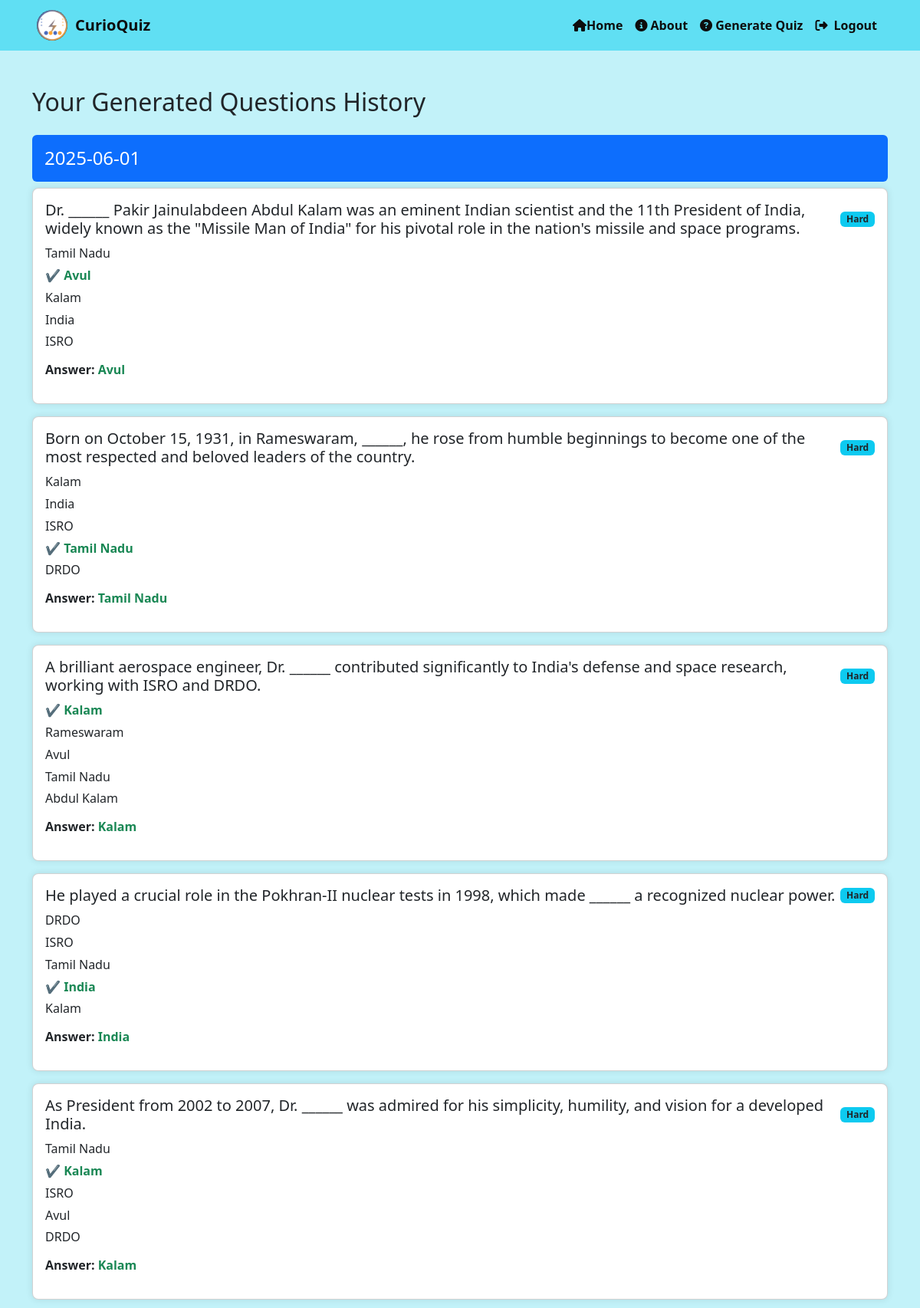
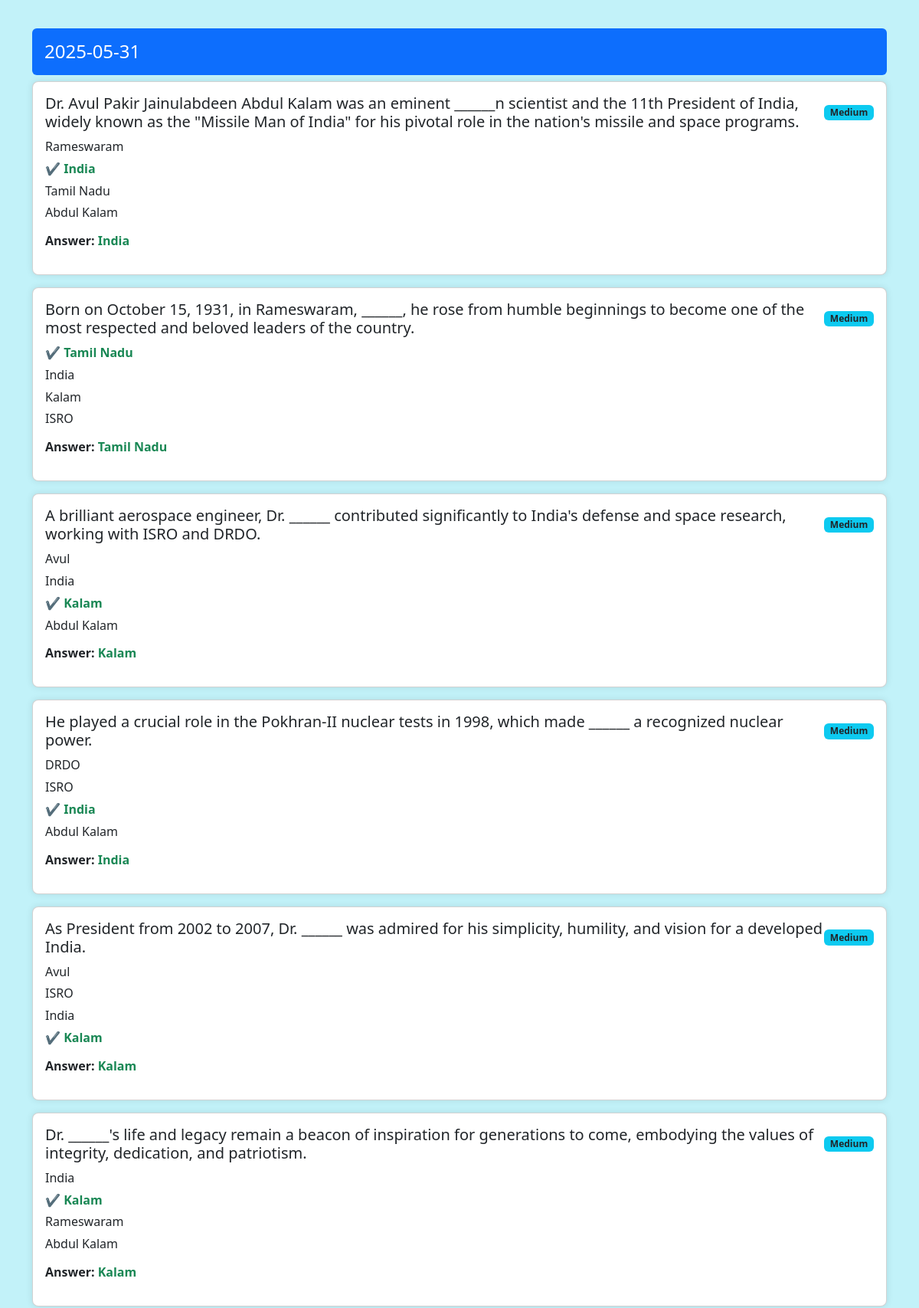
The page /history (signed in, upper part) on the database its author committed (2 pictures, top to bottom).
### app.py (models this page shows)
class MCQ(db.Model):
    id = db.Column(db.Integer, primary_key=True)
    question = db.Column(db.Text, nullable=False)
    options = db.Column(db.Text, nullable=False)  # Stored as '||' separated string
    answer = db.Column(db.String(150), nullable=False)
    user_id = db.Column(db.Integer, db.ForeignKey('user.id'), nullable=False)
    difficulty = db.Column(db.String(10), nullable=True)
    created_at = db.Column(db.DateTime, default=datetime.utcnow)

### app.py (the view)
@app.route('/history')
@login_required
def history():
    start_date = request.args.get('start_date')
    end_date = request.args.get('end_date')
    difficulty = request.args.get('difficulty')
    print("Start Date from form:", start_date)
    print("End Date from form:", end_date)
    print("Difficulty from form:", difficulty)
    query = MCQ.query.filter_by(user_id=current_user.id)
    if difficulty:
        query = query.filter(MCQ.difficulty == difficulty)
    if start_date:
        query = query.filter(MCQ.created_at >= datetime.strptime(start_date, '%Y-%m-%d'))
    if end_date:
        query = query.filter(MCQ.created_at <= datetime.strptime(end_date, '%Y-%m-%d'))
    mcqs = query.order_by(MCQ.created_at.desc()).all()
    grouped_mcqs = defaultdict(list)
    for mcq in mcqs:
        date_str = mcq.created_at.strftime('%Y-%m-%d')
        grouped_mcqs[date_str].append(mcq)
    sorted_dates = sorted(grouped_mcqs.keys(), reverse=True)
    return render_template('history.html', grouped_mcqs=grouped_mcqs, sorted_dates=sorted_dates)

### app.py (called while the page is built)
@login_manager.user_loader
def load_user(user_id):
    return User.query.get(int(user_id))

### templates/history.html (shortened to what this page needs)
<!DOCTYPE html>
<html lang="en">
  <head>
    <link
      href="https://cdn.jsdelivr.net/npm/bootstrap@5.3.0/dist/css/bootstrap.min.css"
      rel="stylesheet"
    />
    <link
      href="https://cdn.jsdelivr.net/npm/bootstrap@5.3.0/dist/css/bootstrap.min.css"
      rel="stylesheet"
    />
    <link
      href="https://cdn.jsdelivr.net/npm/bootstrap@5.3.0/dist/css/bootstrap.min.css"
      rel="stylesheet"
    />
    <link
      href="https://cdnjs.cloudflare.com/ajax/libs/font-awesome/6.4.0/css/all.min.css"
      rel="stylesheet"
    />
    <link
      rel="stylesheet"
      href="https://cdnjs.cloudflare.com/ajax/libs/boxicons/2.1.4/css/boxicons.min.css"
    />
    <link
      rel="stylesheet"
      href="https://cdnjs.cloudflare.com/ajax/libs/font-awesome/4.7.0/css/font-awesome.min.css"
    />
    <link
      rel="stylesheet"
      href="https://cdnjs.cloudflare.com/ajax/libs/boxicons/2.1.4/css/boxicons.min.css"
    />
    <link
      rel="stylesheet"
      href="https://cdnjs.cloudflare.com/ajax/libs/font-awesome/4.7.0/css/font-awesome.min.css"
    />
  </head>
  <body>
    <nav class="navbar navbar-expand-lg navbar-custom">
      <div class="container-fluid px-5">
        <a
          class="navbar-brand d-flex align-items-center"
          href="{{ url_for('home') }}"
        >
          <img
            src="{{ url_for('static', filename='logo55.png') }}"
            alt="CurioQuiz Logo"
          />
          CurioQuiz
        </a>
        <div class="collapse navbar-collapse" id="navbarNav">
          <ul class="navbar-nav ms-auto">
            <li class="nav-item">
              <a class="nav-link" href="{{ url_for('home') }}">
                <i class="fa-solid fa-home"></i>Home
              </a>
            </li>
            <li class="nav-item">
              <a class="nav-link" href="{{ url_for('about') }}">
                <i class="fas fa-info-circle"></i> About
              </a>
            </li>
            <li class="nav-item">
              <a class="nav-link" href="{{ url_for('generate') }}">
                <i class="fa-solid fa-question-circle"></i> Generate Quiz
              </a>
            </li>
            <li class="nav-item">
              <a class="nav-link" href="{{ url_for('login') }}">
                <i class="fa-solid fa-right-from-bracket me-1"></i> Logout
              </a>
            </li>
          </ul>
        </div>
      </div>
    </nav>
    <div class="container mt-5">
      <h2 class="mb-4">Your Generated Questions History</h2>
      {% if sorted_dates %} {% for date in sorted_dates %}
      <div class="mb-5">
        <h4 class="bg-primary text-white p-3 rounded">{{ date }}</h4>
        {% for mcq in grouped_mcqs[date] %}
        <div class="card mcq-card p-3 mb-3">
          <div class="d-flex justify-content-between align-items-center mb-2">
            <h5 class="card-title mb-0">{{ mcq.question }}</h5>
            <span class="badge bg-info difficulty-badge text-dark">
              {{ mcq.difficulty | capitalize or 'N/A' }}
            </span>
          </div>
          <ul class="list-unstyled option-list mb-2">
            {% for option in mcq.options.split('||') %} {% if option ==
            mcq.answer %}
            <li class="correct-answer">✔ {{ option }}</li>
            {% else %}
            <li>{{ option }}</li>
            {% endif %} {% endfor %}
          </ul>
          <p>
            <strong>Answer:</strong>
            <span class="correct-answer">{{ mcq.answer }}</span>
          </p>
        </div>
        {% endfor %}
      </div>
      {% endfor %} {% else %}
      <p>No generated questions found.</p>
      {% endif %}
    </div>
  </body>
</html>

### templates/history.html (style rules this page uses)
.mcq-card { margin-bottom: 1rem; border-radius: 0.5rem; box-shadow: 0 0 10px rgba(0, 0, 0, 0.1); transition: transform 0.2s ease; }
.option-list li { margin-bottom: 0.3rem; }
.correct-answer { font-weight: bold; color: #198754; }
.difficulty-badge { float: right; }
body { background-color: #c2f2f9; }
.navbar-custom { background-color: #60dff3; }
.navbar-custom .navbar-brand, .navbar-custom .nav-link { color: rgb(13, 13, 13); font-weight: 600; transition: color 0.3s ease; }
.navbar-brand img { height: 40px; width: 40px; padding-left: 0%; margin-right: 10px; border-radius: 100px; object-fit: contain; background-size: 80%; }

### rows shown on the page
MCQ: question "Dr. ______ Pakir Jainulabdeen Abdul Kalam was an eminent Indian scientist and the 11th President of India, widely known as the \"Missile Man of India\" for his pivotal role in the nation's missile and space programs.", difficulty "Hard", option "Tamil Nadu" "Kalam" "India" "ISRO", option "Avul", answer "Avul"
MCQ: question "Born on October 15, 1931, in Rameswaram, ______, he rose from humble beginnings to become one of the most respected and beloved leaders of the country.", difficulty "Hard", option "Kalam" "India" "ISRO" "DRDO", option "Tamil Nadu", answer "Tamil Nadu"
MCQ: question "A brilliant aerospace engineer, Dr. ______ contributed significantly to India's defense and space research, working with ISRO and DRDO.", difficulty "Hard", option "Kalam", option "Rameswaram" "Avul" "Tamil Nadu" "Abdul Kalam", answer "Kalam"
MCQ: question "He played a crucial role in the Pokhran-II nuclear tests in 1998, which made ______ a recognized nuclear power.", difficulty "Hard", option "DRDO" "ISRO" "Tamil Nadu" "Kalam", option "India", answer "India"
MCQ: question "As President from 2002 to 2007, Dr. ______ was admired for his simplicity, humility, and vision for a developed India.", difficulty "Hard", option "Tamil Nadu" "ISRO" "Avul" "DRDO", option "Kalam", answer "Kalam"
MCQ: question "Dr. Avul Pakir Jainulabdeen Abdul Kalam was an eminent ______n scientist and the 11th President of India, widely known as the \"Missile Man of India\" for his pivotal role in the nation's missile and space programs.", difficulty "Medium", option "Rameswaram" "Tamil Nadu" "Abdul Kalam", option "India", answer "India"
MCQ: question "Born on October 15, 1931, in Rameswaram, ______, he rose from humble beginnings to become one of the most respected and beloved leaders of the country.", difficulty "Medium", option "Tamil Nadu", option "India" "Kalam" "ISRO", answer "Tamil Nadu"
MCQ: question "A brilliant aerospace engineer, Dr. ______ contributed significantly to India's defense and space research, working with ISRO and DRDO.", difficulty "Medium", option "Avul" "India" "Abdul Kalam", option "Kalam", answer "Kalam"
MCQ: question "He played a crucial role in the Pokhran-II nuclear tests in 1998, which made ______ a recognized nuclear power.", difficulty "Medium", option "DRDO" "ISRO" "Abdul Kalam", option "India", answer "India"
MCQ: question "As President from 2002 to 2007, Dr. ______ was admired for his simplicity, humility, and vision for a developed India.", difficulty "Medium", option "Avul" "ISRO" "India", option "Kalam", answer "Kalam"
MCQ: question "Dr. ______'s life and legacy remain a beacon of inspiration for generations to come, embodying the values of integrity, dedication, and patriotism.", difficulty "Medium", option "India" "Rameswaram" "Abdul Kalam", option "Kalam", answer "Kalam"

### other values the page prints
{{ date }} "2025-06-01" "2025-05-31"
